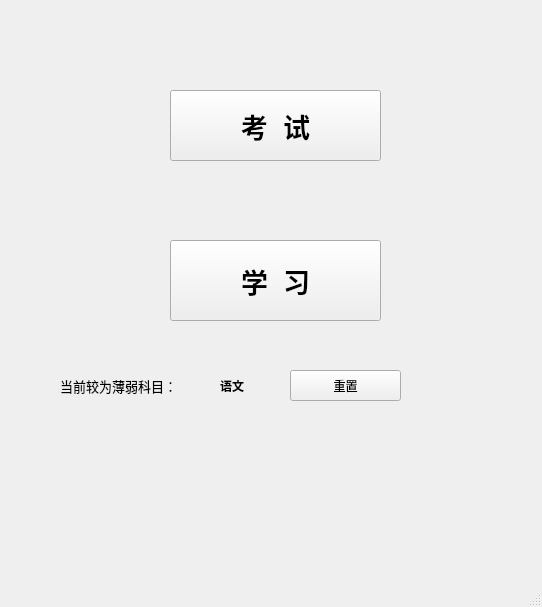
<?xml version="1.0" encoding="UTF-8"?>
<ui version="4.0">
 <class>MainWindow</class>
 <widget class="QMainWindow" name="MainWindow">
  <property name="geometry">
   <rect>
    <x>0</x>
    <y>0</y>
    <width>542</width>
    <height>607</height>
   </rect>
  </property>
  <property name="windowTitle">
   <string>MainWindow</string>
  </property>
  <widget class="QWidget" name="centralwidget">
   <widget class="QPushButton" name="btnExam">
    <property name="geometry">
     <rect>
      <x>170</x>
      <y>90</y>
      <width>211</width>
      <height>71</height>
     </rect>
    </property>
    <property name="font">
     <font>
      <pointsize>20</pointsize>
      <weight>75</weight>
      <bold>true</bold>
     </font>
    </property>
    <property name="text">
     <string>考  试</string>
    </property>
   </widget>
   <widget class="QPushButton" name="btnStudy">
    <property name="geometry">
     <rect>
      <x>170</x>
      <y>240</y>
      <width>211</width>
      <height>81</height>
     </rect>
    </property>
    <property name="font">
     <font>
      <pointsize>20</pointsize>
      <weight>75</weight>
      <bold>true</bold>
     </font>
    </property>
    <property name="text">
     <string>学  习</string>
    </property>
   </widget>
   <widget class="QLabel" name="label">
    <property name="geometry">
     <rect>
      <x>60</x>
      <y>370</y>
      <width>151</width>
      <height>31</height>
     </rect>
    </property>
    <property name="font">
     <font>
      <pointsize>10</pointsize>
     </font>
    </property>
    <property name="text">
     <string>当前较为薄弱科目：</string>
    </property>
   </widget>
   <widget class="QLabel" name="labelSub">
    <property name="geometry">
     <rect>
      <x>220</x>
      <y>370</y>
      <width>51</width>
      <height>31</height>
     </rect>
    </property>
    <property name="font">
     <font>
      <weight>75</weight>
      <bold>true</bold>
     </font>
    </property>
    <property name="text">
     <string>语文</string>
    </property>
   </widget>
   <widget class="QPushButton" name="btnResetSub">
    <property name="geometry">
     <rect>
      <x>290</x>
      <y>370</y>
      <width>111</width>
      <height>31</height>
     </rect>
    </property>
    <property name="text">
     <string>重置</string>
    </property>
   </widget>
  </widget>
  <widget class="QMenuBar" name="menubar">
   <property name="geometry">
    <rect>
     <x>0</x>
     <y>0</y>
     <width>542</width>
     <height>25</height>
    </rect>
   </property>
  </widget>
  <widget class="QStatusBar" name="statusbar"/>
 </widget>
 <resources/>
 <connections/>
</ui>
